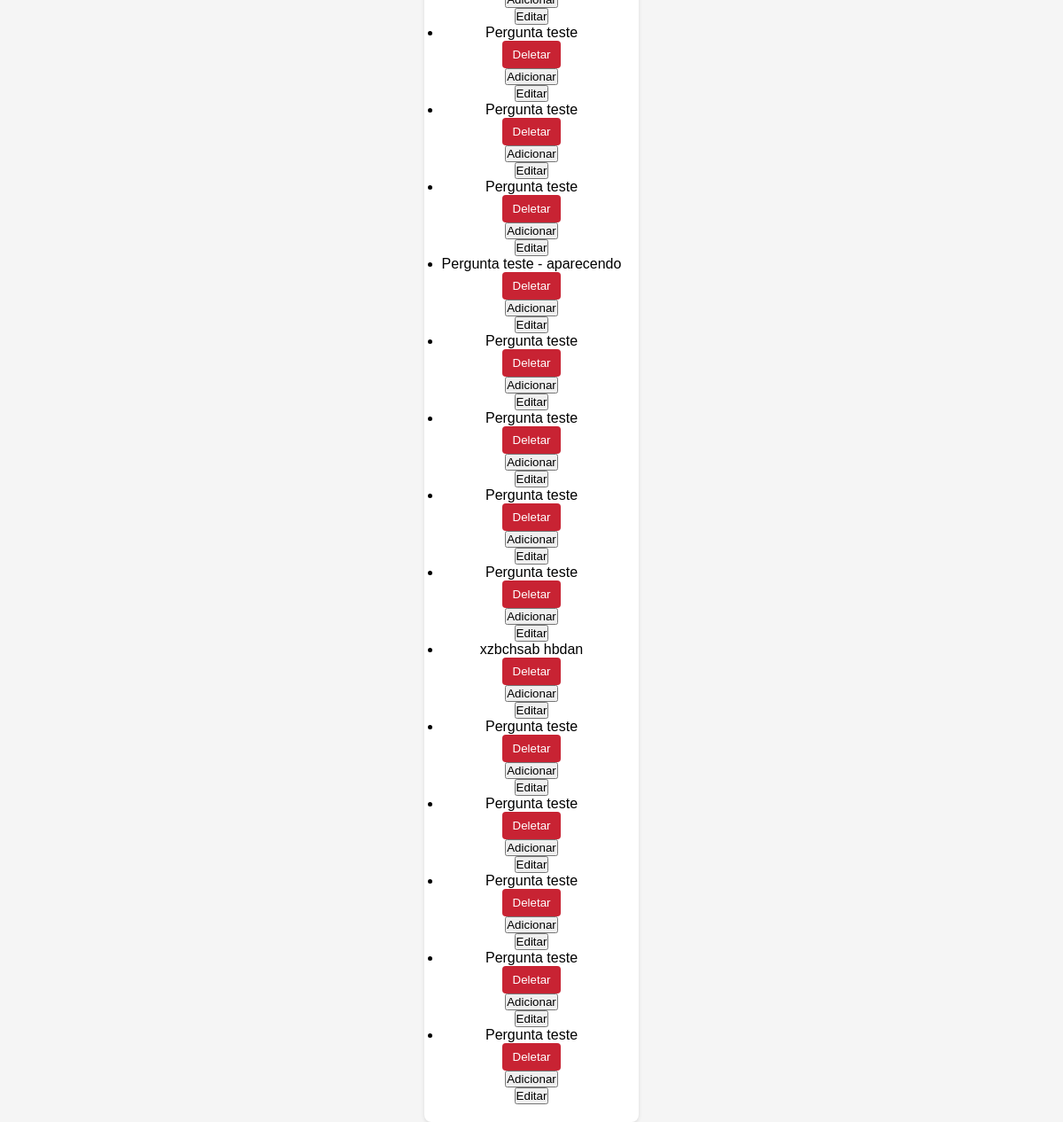
Screenshot of /listagem-perguntas/ with the database file from the repository.
### formulario/models.py (models this page shows, shortened)
class Perguntas (models.Model):
    pergunta_de_texto = models.TextField(max_length=2000, blank=True, null=True)
    tipo = models.CharField(max_length=200)

### formulario/views.py (the view)
# urls.py: path('listagem-perguntas/', views.listagem_perguntas, name='listagem_perguntas'),
def listagem_perguntas(request):
    perguntas = Perguntas.objects.all()
    return render(request, 'perguntas/listar_perguntas.html', {'perguntas_de_texto': perguntas})

### formulario/templates/perguntas/listar_perguntas.html (shortened to what this page needs)
{% extends 'formulario/base.html' %}
{% block content %}
<div class="forms">
    <ul>
        {%for pergunta in perguntas_de_texto%}
        <li>{{pergunta.pergunta_de_texto}}</li>
        <form action="/deletar-pergunta/{{pergunta.id}}" method="POST">
            <button type="submit" class="deletar-formulario">Deletar</button>
        </form>
        <form action="/adicionar-pergunta/{{pergunta.id}}", method="POST">
            <button type="submit" class="adicionar-pergunta">Adicionar</button>
        </form>
        <form action="/editar-pergunta/{{ pergunta.id }}" method="GET">
            <button type="submit" class="editar-pergunta">Editar</button>
        </form>
        {% endfor %}
</div>
{% endblock %}

### formulario/static/css/style1.css (style rules this page uses)
.deletar-formulario { background-color: #dc3545; color: white; border: none; padding: 8px 12px; border-radius: 4px; cursor: pointer; }
.deletar-formulario { background-color: #c82333; }
* { margin: 0; padding: 0; box-sizing: border-box; }
body, html { height: 100%; font-family: Arial, sans-serif; background-color: #f5f5f5; display: flex; justify-content: center; align-items: center; text-align: center; }
body { font-family: Arial, sans-serif; background-color: #f5f5f5; }

### rows the page displays
Perguntas: pergunta_de_texto "Pergunta teste"
Perguntas: pergunta_de_texto "Pergunta teste"
Perguntas: pergunta_de_texto "Pergunta teste"
Perguntas: pergunta_de_texto "Pergunta teste - aparecendo"
Perguntas: pergunta_de_texto "Pergunta teste"
Perguntas: pergunta_de_texto "Pergunta teste"
Perguntas: pergunta_de_texto "Pergunta teste"
Perguntas: pergunta_de_texto "Pergunta teste"
Perguntas: pergunta_de_texto "xzbchsab hbdan"
Perguntas: pergunta_de_texto "Pergunta teste"
Perguntas: pergunta_de_texto "Pergunta teste"
Perguntas: pergunta_de_texto "Pergunta teste"
Perguntas: pergunta_de_texto "Pergunta teste"
Perguntas: pergunta_de_texto "Pergunta teste"
